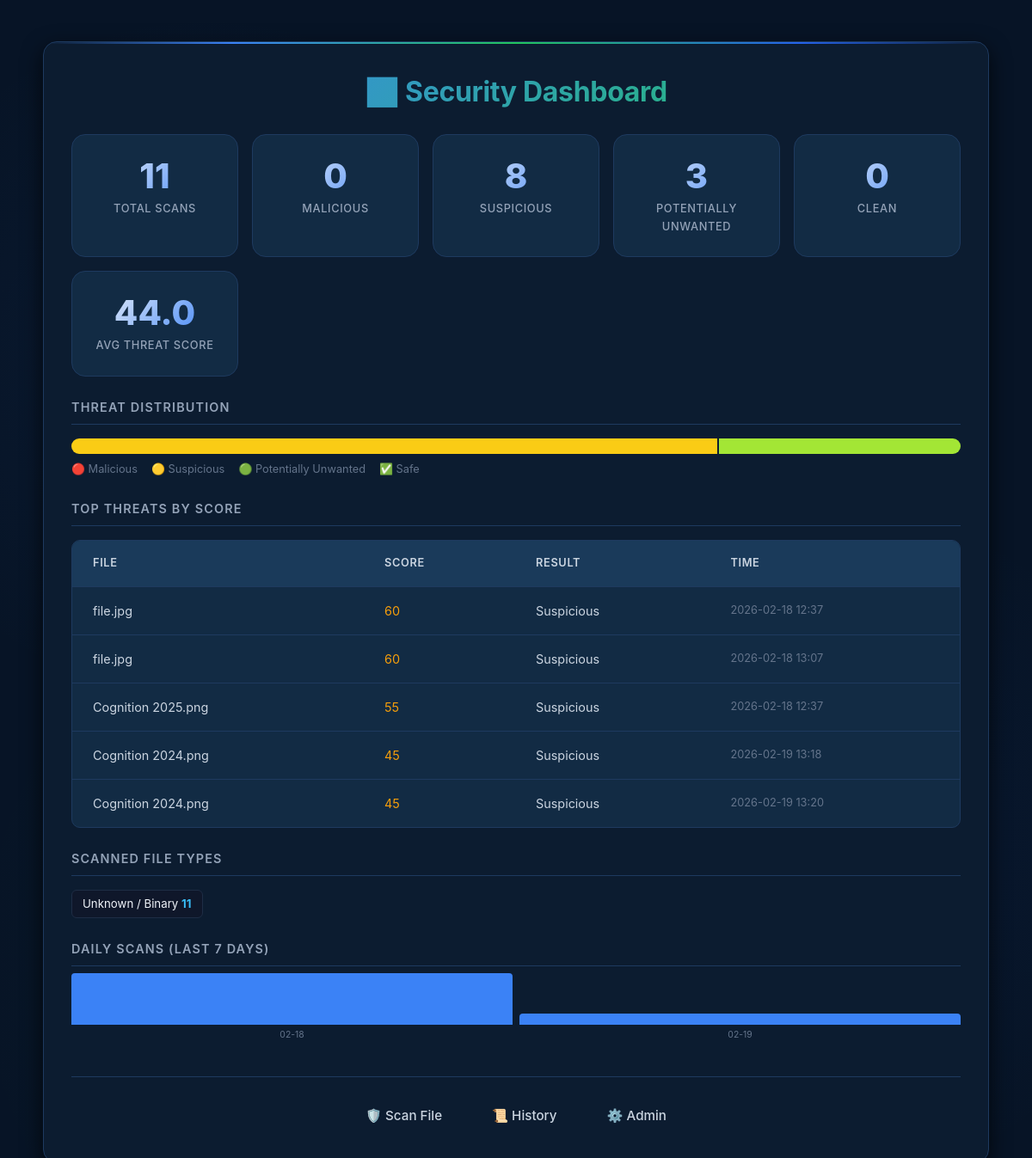
/dashboard, run on the app's committed database.
### tables this page shows
CREATE TABLE scans (
        id INTEGER PRIMARY KEY AUTOINCREMENT,
        filename TEXT,
        sha256 TEXT,
        md5 TEXT,
        result TEXT,
        threat_score INTEGER,
        entropy REAL,
        file_size INTEGER,
        file_type TEXT,
        detection_flags TEXT,
        ip TEXT,
        timestamp TEXT
    );

### app.py (the view)
@app.route("/dashboard")
def dashboard():
    conn = sqlite3.connect(DB_PATH)
    c = conn.cursor()
    c.execute("SELECT COUNT(*) FROM scans")
    total = c.fetchone()[0]
    c.execute("SELECT COUNT(*) FROM scans WHERE result LIKE 'Malicious%'")
    malicious = c.fetchone()[0]
    c.execute("SELECT COUNT(*) FROM scans WHERE result='Suspicious'")
    suspicious = c.fetchone()[0]
    c.execute("SELECT COUNT(*) FROM scans WHERE result='Potentially Unwanted'")
    puw = c.fetchone()[0]
    c.execute("SELECT COUNT(*) FROM scans WHERE result='Safe'")
    safe = c.fetchone()[0]
    c.execute("SELECT AVG(threat_score) FROM scans")
    avg_score = round(c.fetchone()[0] or 0, 1)
    c.execute("SELECT filename, threat_score, result, timestamp FROM scans ORDER BY threat_score DESC LIMIT 5")
    top_threats = c.fetchall()
    c.execute("SELECT file_type, COUNT(*) as cnt FROM scans GROUP BY file_type ORDER BY cnt DESC LIMIT 6")
    file_types = c.fetchall()
    c.execute("SELECT DATE(timestamp) as day, COUNT(*) FROM scans GROUP BY day ORDER BY day DESC LIMIT 7")
    daily = c.fetchall()
    conn.close()
    return render_template("dashboard.html",
                           total=total,
                           malicious=malicious,
                           suspicious=suspicious,
                           puw=puw,
                           safe=safe,
                           avg_score=avg_score,
                           top_threats=top_threats,
                           file_types=file_types,
                           daily=daily)

### templates/dashboard.html (shortened to what this page needs)
<!DOCTYPE html>
<html lang="en">
<head>
    <link rel="stylesheet" href="{{ url_for('static', filename='style.css') }}">
</head>
<body>
<div class="container">
    <h2>📊 Security Dashboard</h2>
    <div class="stat-grid">
        <div class="stat-card">
            <div class="number info-color">{{ total }}</div>
            <div class="label">Total Scans</div>
        </div>
        <div class="stat-card">
            <div class="number malicious">{{ malicious }}</div>
            <div class="label">Malicious</div>
        </div>
        <div class="stat-card">
            <div class="number suspicious">{{ suspicious }}</div>
            <div class="label">Suspicious</div>
        </div>
        <div class="stat-card">
            <div class="number puw">{{ puw }}</div>
            <div class="label">Potentially Unwanted</div>
        </div>
        <div class="stat-card">
            <div class="number safe">{{ safe }}</div>
            <div class="label">Clean</div>
        </div>
        <div class="stat-card">
            <div class="number" style="color:#a78bfa;">{{ avg_score }}</div>
            <div class="label">Avg Threat Score</div>
        </div>
    </div>
    {% if total > 0 %}
    <div class="section-title">Threat Distribution</div>
    <div style="display:flex;height:18px;border-radius:99px;overflow:hidden;gap:2px;">
        {% if suspicious %}
        <div style="flex:{{ suspicious }};background:#facc15;" title="Suspicious: {{ suspicious }}"></div>
        {% endif %}
        {% if puw %}
        <div style="flex:{{ puw }};background:#a3e635;" title="Potentially Unwanted: {{ puw }}"></div>
        {% endif %}
    </div>
    <div style="display:flex;gap:16px;margin-top:8px;font-size:.8rem;color:#64748b;flex-wrap:wrap;">
        <span>🔴 Malicious</span><span>🟡 Suspicious</span>
        <span>🟢 Potentially Unwanted</span><span>✅ Safe</span>
    </div>
    {% endif %}
    {% if top_threats %}
    <div class="section-title">Top Threats by Score</div>
    <div class="table-wrap">
        <table>
            <tr><th>File</th><th>Score</th><th>Result</th><th>Time</th></tr>
            {% for t in top_threats %}
            <tr>
                <td>{{ t[0] }}</td>
                <td><span class="{% if t[1] >= 80 %}malicious{% elif t[1] >= 40 %}suspicious{% else %}safe{% endif %}">{{ t[1] }}</span></td>
                <td>{{ t[2] }}</td>
                <td style="color:#64748b;font-size:.8rem;">{{ t[3][:16] }}</td>
            </tr>
            {% endfor %}
        </table>
    </div>
    {% endif %}
    {% if file_types %}
    <div class="section-title">Scanned File Types</div>
    <div style="display:flex;flex-wrap:wrap;gap:8px;margin:8px 0;">
        {% for ft in file_types %}
        <span style="background:#0f172a;border:1px solid #1e2d45;border-radius:6px;padding:5px 12px;font-size:.83rem;">
            {{ ft[0] }} <span style="color:#38bdf8;font-weight:700;">{{ ft[1] }}</span>
        </span>
        {% endfor %}
    </div>
    {% endif %}
    {% if daily %}
    <div class="section-title">Daily Scans (Last 7 Days)</div>
    <div style="display:flex;align-items:flex-end;gap:8px;height:80px;padding:8px 0;">
        {% set max_day = daily | map(attribute=1) | max %}
        {% for day in daily | reverse %}
        <div style="flex:1;display:flex;flex-direction:column;align-items:center;gap:4px;">
            <div style="width:100%;background:#3b82f6;border-radius:4px 4px 0 0;
                        height:{{ ((day[1] / max_day) * 60) | int }}px;min-height:4px;"
                 title="{{ day[0] }}: {{ day[1] }} scans"></div>
            <span style="font-size:.65rem;color:#64748b;">{{ day[0][5:] }}</span>
        </div>
        {% endfor %}
    </div>
    {% endif %}
    <div class="nav">
        <a href="/">🛡️ Scan File</a>
        <a href="/history">📜 History</a>
        <a href="/admin">⚙️ Admin</a>
    </div>
</div>
</body>
</html>

### data on the page
scans: filename "file.jpg", threat_score "60", result "Suspicious", timestamp "2026-02-18 12:37"
scans: filename "file.jpg", threat_score "60", result "Suspicious", timestamp "2026-02-18 13:07"
scans: filename "Cognition 2025.png", threat_score "55", result "Suspicious", timestamp "2026-02-18 12:37"
scans: filename "Cognition 2024.png", threat_score "45", result "Suspicious", timestamp "2026-02-19 13:18"
scans: filename "Cognition 2024.png", threat_score "45", result "Suspicious", timestamp "2026-02-19 13:20", file_type "Unknown / Binary", id "11"

### other printed values
{{ total }} "11"
{{ malicious }} "0"
{{ suspicious }} "8"
{{ puw }} "3"
{{ safe }} "0"
{{ avg_score }} "44.0"
{{ day[0][5:] }} "02-18" "02-19"
